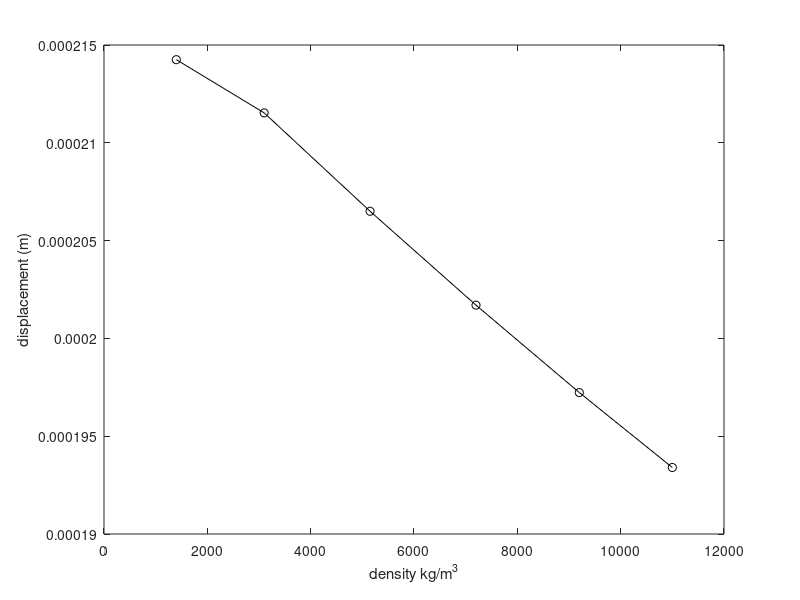

Recreate this plot in MATLAB.
density = [1400 3100 5150 7200 9200 11000];
disp = [2.1425 2.1153 2.065 2.017 1.9723 1.934];
disp = disp*1e-4;
figure(); clf;
plot(density,disp,'ko-')
xlabel('density kg/m^3')
ylabel('displacement (m)')